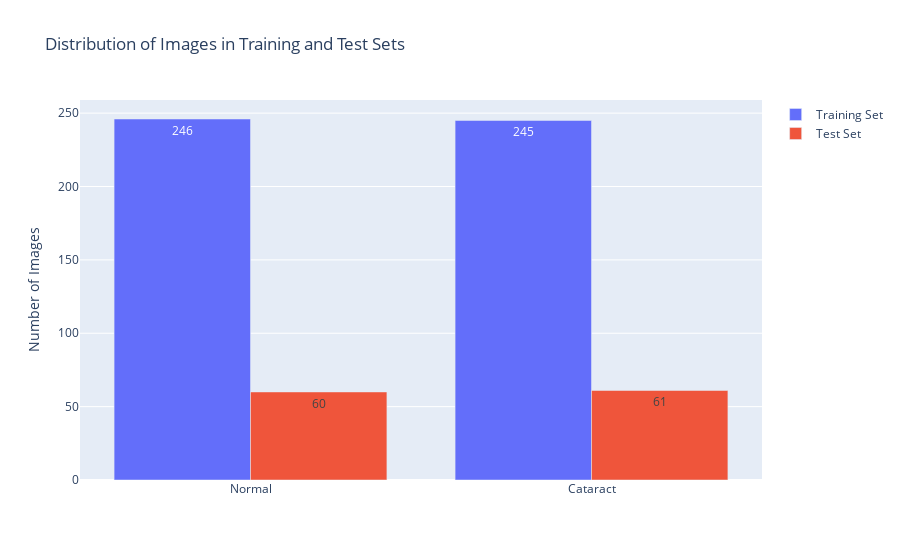

Notebook code for this chart:
### Code cell
def plot_combined_distribution():
    # Get counts for training data
    train_normal_count = len(os.listdir(train_filepath+'/normal'))
    train_cataract_count = len(os.listdir(train_filepath+'/cataract'))
    
    # Get counts for test data
    test_normal_count = len(os.listdir(test_filepath+'/normal'))
    test_cataract_count = len(os.listdir(test_filepath+'/cataract'))

    fig = go.Figure(data=[
        go.Bar(
            name='Training Set',
            x=['Normal', 'Cataract'],
            y=[train_normal_count, train_cataract_count],
            text=[train_normal_count, train_cataract_count],
            textposition='auto',
        ),
        go.Bar(
            name='Test Set', 
            x=['Normal', 'Cataract'],
            y=[test_normal_count, test_cataract_count],
            text=[test_normal_count, test_cataract_count],
            textposition='auto',
        )
    ])

    fig.update_layout(
        title='Distribution of Images in Training and Test Sets',
        yaxis_title='Number of Images',
        barmode='group'
    )

    fig.show()

plot_combined_distribution()

# plot_image_distribution(train_filepath, 'Train')
# plot_image_distribution(test_filepath, 'Test')

### Figure 1 — Plotly figure (JSON) as saved in the notebook; plotly's stock layout.template omitted (floating-point values rounded to 4 significant figures)
{"data": [{"name": "Training Set", "text": ["246", "245"], "textposition": "auto", "type": "bar", "x": ["Normal", "Cataract"], "y": [246, 245]}, {"name": "Test Set", "text": ["60", "61"], "textposition": "auto", "type": "bar", "x": ["Normal", "Cataract"], "y": [60, 61]}], "layout": {"barmode": "group", "title": {"text": "Distribution of Images in Training and Test Sets"}, "yaxis": {"title": {"text": "Number of Images"}}}}
